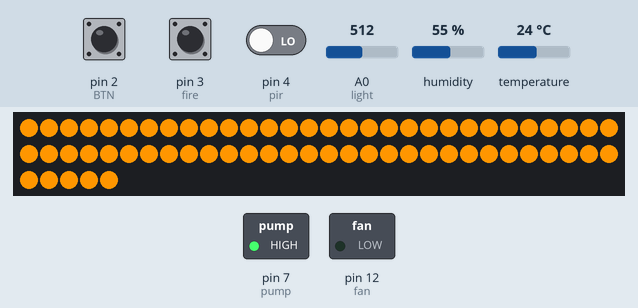
Recording of a sketch running on a simulated Arduino Uno, built with avr-gcc and run on an emulated ATmega328P. On the bench: 65 RGB LEDs in strip order, left to right, continuing on the next row, switched loads named in the sketch (green lamp = pin HIGH). Inputs (shaded band) come from the test bench; at power-on: humidity 55 %, A0 (light) = 512, pin 2 (BTN) LOW, pin 3 (fire) HIGH, pin 4 (pir) LOW, temperature 24 °C. Random numbers use the default seed unless the sketch sets one; what the sketch prints to the serial monitor is not drawn.

Above: at 1.5 s.
1.6 s: humidity set to 67 %
3.6 s: humidity set to 71 %
5.1 s: A0 (light) set to 418
6.7 s: A0 (light) set to 389
At 8.8 s:
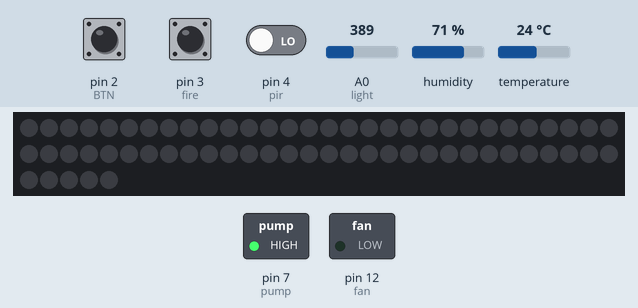
9.1 s: A0 (light) set to 410
At 11.1 s:
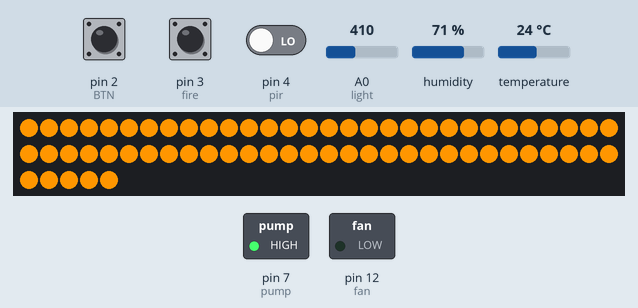
Timing chart, 0 to 12.3 s (numbered marks = the images above; inputs shaded):
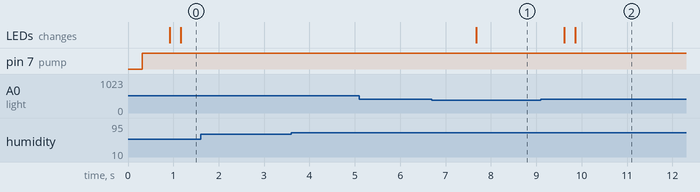

Measured:
- the behaviour switches between 400 and 399 on A0 (light) (found by bisection; images 0 and 1)
- after the input at 1.6 s, every drawn part: stays the same
- after the input at 3.6 s, every drawn part: stays the same
- after the input at 5.1 s, every drawn part: stays the same
- after the input at 6.7 s, the LEDs: change after 0.98 s (image 1)
- after the input at 9.1 s, the LEDs: first change after 0.52 s (image 2 shows a later state)

The sketch:

Vertical_garden.ino
```cpp
#include <TimerOne.h>
///////////////////////////////////////////////////////////////////////////
#include <SoftwareSerial.h>        // 블루투스 시리얼 통신 라이브러리 추가
#define BT_RXD 5
#define BT_TXD 6
SoftwareSerial bluetooth(BT_RXD, BT_TXD); // 블루투스 설정 BTSerial(Tx, Rx)
///////////////////////////////////////////////////////////////////////////
#include <DHT.h>
#define DHTPIN A1
#define DHTTYPE DHT11   // DHT22 (AM2302) 센서종류 설정
DHT dht(DHTPIN, DHTTYPE);
///////////////////////////////////////////////////////////////////////////
#include <Servo.h>    // 서보모터 라이브러리
Servo servo;    // 서보모터 사용을 위한 객체 생성
///////////////////////////////////////////////////////////////////////////
#include <Adafruit_NeoPixel.h>
#ifdef __AVR__
 #include <avr/power.h> // Required for 16 MHz Adafruit Trinket
#endif
#define PIN       13 //NeoPixel LED 핀 번호
#define NUMPIXELS 65 //NeoPixel LED 개수
#define DELAYVAL 1
Adafruit_NeoPixel pixels(NUMPIXELS, PIN, NEO_GRB + NEO_KHZ800);
///////////////////////////////////////////////////////////////////////////
#include <Stepper.h>
const int stepsPerRevolution = 64; // 모터별 스탭 수 설정 (28YBJ-48의 경우 64)
Stepper stepper(stepsPerRevolution, 8, 10, 9, 11);
///////////////////////////////////////////////////////////////////////////
int light = A0; //조도 센서
int BTN = 2;
int fire = 3; //불꽃 감지 센서
int pir = 4; //인체 감지 센서
int sound = 5;

int pump = 7;
int fan = 12;

//-------타이머 인터럽트를 위한 타이머 카운트------------
int time_count = 0;
int hum_count = 0;
int temp_count = 0;
int pir_count = 0;
int fire_count = 0;
int sound_count = 0;
int light_count = 0;
int bt_count = 0;

//------모듈 사용---------
int led_count = 0;
int pump_count = 0;

int Pcount = 0;

void setup(){
  Serial.begin(9600);
  bluetooth.begin(9600);
  dht.begin();
  pixels.begin(); // INITIALIZE NeoPixel strip object (REQUIRED)
  stepper.setSpeed(500); // 속도 설정

  pinMode(BTN, INPUT);
  pinMode(pir, INPUT); //인체 감지 센서
  pinMode(fire, INPUT); //불꽃 감지 센서
  pinMode(sound, INPUT);
  pinMode(light, INPUT); //조도 센서
  pinMode(pump, OUTPUT); //pump
  pinMode(fan, OUTPUT); //쿨링팬

  Timer1.initialize(100000); //1000000μs = 1s, 1000us = 0.001s, 1000us = 1ms
  Timer1.attachInterrupt(timerIsr); // run every 0.1 seconds

  ///////////////////////////////////////////////////////////////
  #if defined(__AVR_ATtiny85__) && (F_CPU == 16000000)
    clock_prescale_set(clock_div_1);
  #endif
  pixels.begin(); // INITIALIZE NeoPixel strip object (REQUIRED)
  pixels.show();  // Initialize all pixels to 'off'
  ///////////////////////////////////////////////////////////////
}

void loop(){
  int h = dht.readHumidity();
  int t = dht.readTemperature();
  int p = digitalRead(pir);
  int f = digitalRead(fire);
  int s = digitalRead(sound);
  int l = analogRead(A0);
  int btn = digitalRead(BTN);
  char bt = (bluetooth.read());

  bluetooth.write("온도 : ");
  bluetooth.write(random(22,26));
  bluetooth.write("C");
  bluetooth.write("습도 : ");
  bluetooth.write(random(50, 76));
  bluetooth.write("%");

  //-----소리 값 읽기 카운터-------
  if(sound_count == 3){
    SOUND(s);
    sound_count = 0;
  }

  //------습도 값 읽기 카운터-------
  if(hum_count == 4){
    hum(h);
    hum_count = 0;
  }

  //------온도 값 읽기 카운터-------
  if(temp_count == 5){
    temp(t);
    temp_count = 0;
  }

  //------인체 감지 센서 값 읽기 카운터-------
  if(pir_count == 6){
    PIR(p, btn);
    pir_count = 0;
  }

  //------불꽃 감지 센서 값 읽기 카운터-------
  if(fire_count == 7){
    FIRE(f);
    fire_count = 0;
  }

  //------조도센서 값 읽기 카운터-------
  if(light_count == 9){
    LIGHT(l);
    light_count = 0;
  }

  //------블루투스 모듈 사용 카운터-------
  if(bt_count == 10){
    BT(bt);
    bt_count = 0;
  }
}

void timerIsr(){
  time_count += 1;
  hum_count += 1;
  temp_count += 1;
  pir_count += 1;
  fire_count += 1;
  sound_count += 1;
  light_count += 1;
  bt_count += 1;
}

void hum(int h){
  Serial.print("습도:");
  Serial.println(h); // 습도 값 출력
  if(h >= 70){
    digitalWrite(fan, HIGH);
  } else{
    digitalWrite(fan, LOW);
  }
}

void temp(int t){
  Serial.print("온도:");
  Serial.println(t); // 온도 값 출력
  if(t >= 26){
    digitalWrite(fan, HIGH);
  } else{
    digitalWrite(fan, LOW);
  }
}

void PIR(int p, int btn){
  Serial.print("인체 감지:");
  Serial.println(p); // 인체 감지 값 출력

}

void FIRE(int f){
  Serial.print("불꽃:");
  Serial.println(f); // 불꽃 감지 값 출력
  if(f == 0){
    digitalWrite(pump, LOW);
  } else {
    digitalWrite(pump, HIGH);
  }
}

void LIGHT(int l){
  Serial.print("조도:");
  Serial.println(l);
  if(l >= 400){
    for(int i=0; i<NUMPIXELS; i++) {
      pixels.setPixelColor(i, pixels.Color(255, 150, 0));
      pixels.show();
      delay(DELAYVAL); // Pause before next pass through loop
    }
  } else{
    for(int i=0; i<NUMPIXELS; i++) {
      pixels.setPixelColor(i, pixels.Color(0, 0, 0));
      pixels.show();
    }
  }
}

void SOUND(int s){
  if(s == 0){
    digitalWrite(pump, LOW);
  } else {
    digitalWrite(pump, HIGH);
  }
}

void BT(char bt){
  if(bluetooth.available()){
    switch(bt){
      case 'a':
        for(int i=0; i<NUMPIXELS; i++) {
          pixels.setPixelColor(i, pixels.Color(255, 150, 0));
          pixels.show();
          delay(DELAYVAL); // Pause before next pass through loop
        }
        break;
      case 'b':
        for(int i=0; i<NUMPIXELS; i++) {
          pixels.setPixelColor(i, pixels.Color(0, 0, 0));
          pixels.show();
        }
        break;
      case 'c':
        digitalWrite(pump, HIGH);
        break;
      case 'd':
        digitalWrite(pump, LOW);
        break;
    }
  }
}
```
